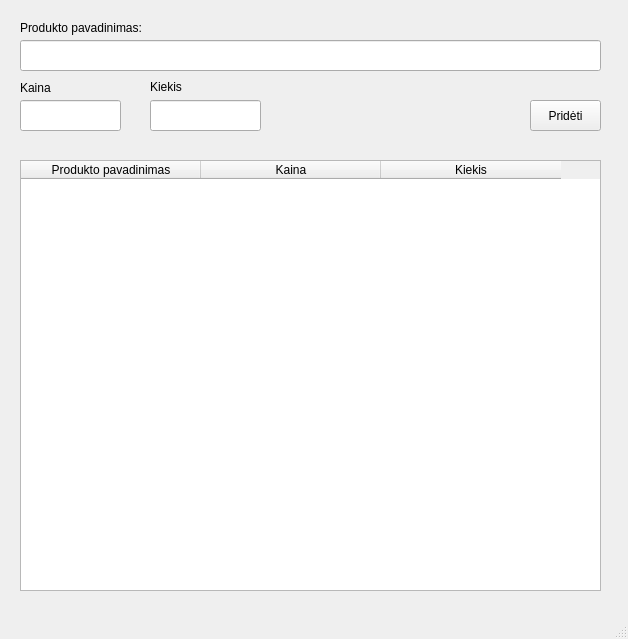
<?xml version="1.0" encoding="UTF-8"?>
<ui version="4.0">
 <class>MainWindow</class>
 <widget class="QMainWindow" name="MainWindow">
  <property name="geometry">
   <rect>
    <x>0</x>
    <y>0</y>
    <width>628</width>
    <height>639</height>
   </rect>
  </property>
  <property name="windowTitle">
   <string>Apskaitos programa</string>
  </property>
  <widget class="QWidget" name="centralwidget">
   <widget class="QTableWidget" name="lentele">
    <property name="geometry">
     <rect>
      <x>20</x>
      <y>160</y>
      <width>581</width>
      <height>431</height>
     </rect>
    </property>
    <property name="minimumSize">
     <size>
      <width>581</width>
      <height>0</height>
     </size>
    </property>
    <property name="maximumSize">
     <size>
      <width>581</width>
      <height>16777215</height>
     </size>
    </property>
    <property name="sortingEnabled">
     <bool>true</bool>
    </property>
    <attribute name="horizontalHeaderDefaultSectionSize">
     <number>180</number>
    </attribute>
    <column>
     <property name="text">
      <string>Produkto pavadinimas</string>
     </property>
    </column>
    <column>
     <property name="text">
      <string>Kaina</string>
     </property>
    </column>
    <column>
     <property name="text">
      <string>Kiekis</string>
     </property>
    </column>
   </widget>
   <widget class="QLineEdit" name="pavadinimas">
    <property name="geometry">
     <rect>
      <x>20</x>
      <y>40</y>
      <width>581</width>
      <height>31</height>
     </rect>
    </property>
   </widget>
   <widget class="QLabel" name="label">
    <property name="geometry">
     <rect>
      <x>20</x>
      <y>20</y>
      <width>211</width>
      <height>16</height>
     </rect>
    </property>
    <property name="text">
     <string>Produkto pavadinimas:</string>
    </property>
   </widget>
   <widget class="QLineEdit" name="kaina">
    <property name="geometry">
     <rect>
      <x>20</x>
      <y>100</y>
      <width>101</width>
      <height>31</height>
     </rect>
    </property>
   </widget>
   <widget class="QLabel" name="label_2">
    <property name="geometry">
     <rect>
      <x>20</x>
      <y>80</y>
      <width>201</width>
      <height>16</height>
     </rect>
    </property>
    <property name="text">
     <string>Kaina</string>
    </property>
   </widget>
   <widget class="QLineEdit" name="kiekis">
    <property name="geometry">
     <rect>
      <x>150</x>
      <y>100</y>
      <width>111</width>
      <height>31</height>
     </rect>
    </property>
   </widget>
   <widget class="QLabel" name="label_3">
    <property name="geometry">
     <rect>
      <x>150</x>
      <y>80</y>
      <width>47</width>
      <height>13</height>
     </rect>
    </property>
    <property name="text">
     <string>Kiekis</string>
    </property>
   </widget>
   <widget class="QPushButton" name="prideti">
    <property name="geometry">
     <rect>
      <x>530</x>
      <y>100</y>
      <width>71</width>
      <height>31</height>
     </rect>
    </property>
    <property name="text">
     <string>Pridėti</string>
    </property>
   </widget>
  </widget>
  <widget class="QMenuBar" name="menubar">
   <property name="geometry">
    <rect>
     <x>0</x>
     <y>0</y>
     <width>628</width>
     <height>21</height>
    </rect>
   </property>
  </widget>
  <widget class="QStatusBar" name="statusbar"/>
 </widget>
 <resources/>
 <connections/>
</ui>
